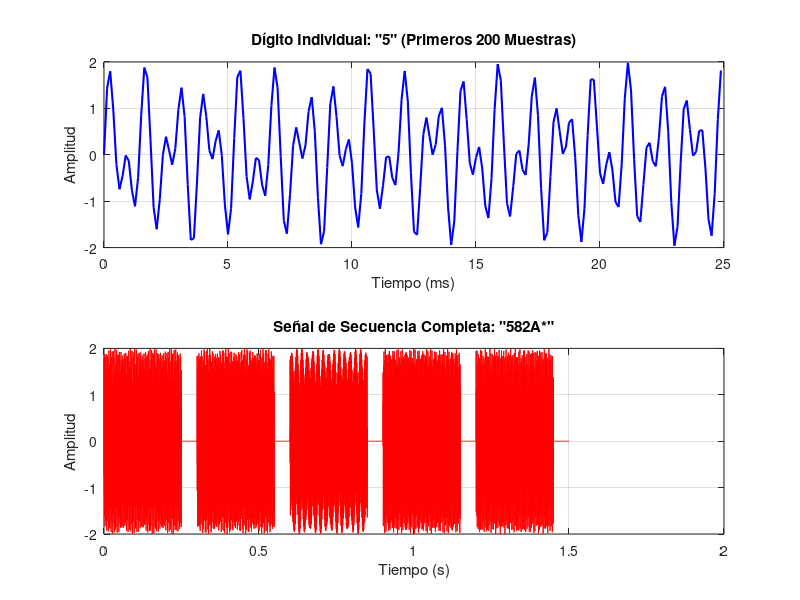
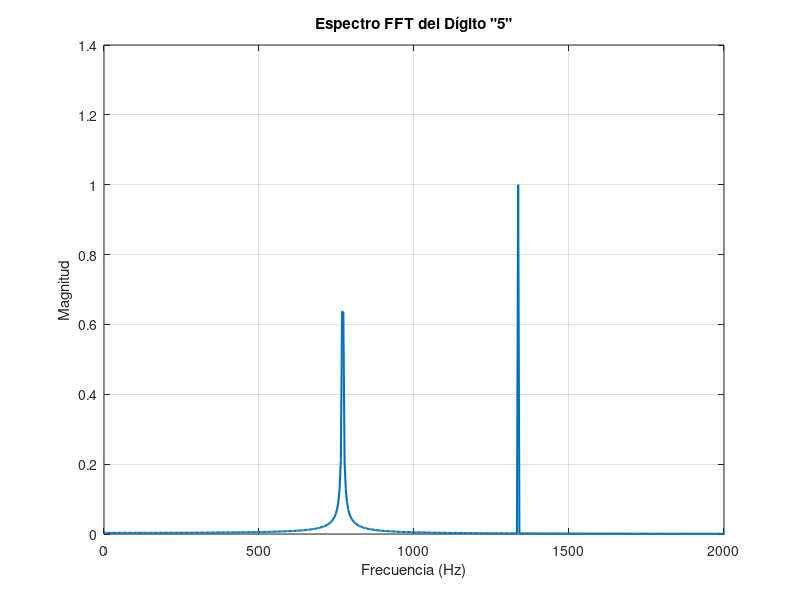

These figures' MATLAB source, in order: (Note: this script raises an error after producing the figures.)
%% SIMULACIÓN Y ANÁLISIS DE SEÑALES DTMF EN MATLAB
clear; clc; close all;

%% 1. PARÁMETROS GENERALES Y MAPEO DTMF
Fs = 8000;                  % Frecuencia de muestreo (8 kHz estándar telefónico)
duracion_tonos = 0.25;      % Duración estándar por tono (250 ms)
duracion_silencio = 0.05;   % Silencio entre tonos (50 ms)

% Frecuencias de grupo bajo y alto (Hz)
f_bajas = [697, 770, 852, 941];
f_altas = [1209, 1336, 1477, 1633];

% Matriz de dígitos
teclado = ['1','2','3','A';
           '4','5','6','B';
           '7','8','9','C';
           '*','0','#','D'];

% Cadena de prueba a simular
secuencia_marcado = '582A*';

%% 2. GENERACIÓN Y ANÁLISIS EN EL DOMINIO DEL TIEMPO Y FRECUENCIA
t_tono = 0:1/Fs:(duracion_tonos - 1/Fs);
t_silencio = 0:1/Fs:(duracion_silencio - 1/Fs);
silencio = zeros(size(t_silencio));

senal_completa = [];
digito_objetivo = '5'; % Dígito individual para análisis detallado
dtmf_objetivo = [];

for k = 1:length(secuencia_marcado)
    c = secuencia_marcado(k);
    [row, col] = find(teclado == c);
    f_L = f_bajas(row);
    f_H = f_altas(col);
    
    % Generar tono DTMF: x(t) = sin(2*pi*f_L*t) + sin(2*pi*f_H*t)
    tono = sin(2*pi*f_L*t_tono) + sin(2*pi*f_H*t_tono);
    
    if c == digito_objetivo
        dtmf_objetivo = tono;
        f_baja_real = f_L;
        f_alta_real = f_H;
    end
    
    senal_completa = [senal_completa, tono, silencio]; %#ok<AGROW>
end

% Reproducir y guardar archivo .wav
sound(dtmf_objetivo, Fs);
audiowrite('tono_dtmf_5.wav', dtmf_objetivo, Fs);
audiowrite('llamada_completa.wav', senal_completa, Fs);

% --- Graficación: Dominio del Tiempo ---
figure('Name', 'Señales en el Tiempo');
subplot(2,1,1);
plot(t_tono(1:200)*1000, dtmf_objetivo(1:200), 'b', 'LineWidth', 1.5);
title(['Dígito Individual: "', digito_objetivo, '" (Primeros 200 Muestras)']);
xlabel('Tiempo (ms)'); ylabel('Amplitud'); grid on;

t_total = (0:length(senal_completa)-1)/Fs;
subplot(2,1,2);
plot(t_total, senal_completa, 'r');
title(['Señal de Secuencia Completa: "', secuencia_marcado, '"']);
xlabel('Tiempo (s)'); ylabel('Amplitud'); grid on;

% --- Graficación: Análisis Espectral FFT ---
N = length(dtmf_objetivo);
fft_digito = abs(fft(dtmf_objetivo))/N;
f = (0:N-1)*(Fs/N);

% Tomar solo la primera mitad del espectro (hasta Fs/2)
f_mitad = f(1:floor(N/2));
espectro_mitad = 2 * fft_digito(1:floor(N/2));

figure('Name', 'Análisis Espectral (FFT)');
plot(f_mitad, espectro_mitad, 'LineWidth', 1.5);
xlim([0 2000]); xlabel('Frecuencia (Hz)'); ylabel('Magnitud');
title(['Espectro FFT del Dígito "', digito_objetivo, '"']); grid on;

% Detección de picos en FFT
[picos, locs] = findpeaks(espectro_mitad, f_mitad, 'MinPeakHeight', 0.5);
fprintf('--- RESULTADOS TEÓRICOS VS SIMULADOS (Dígito %s) ---\n', digito_objetivo);
fprintf('Frecuencia Baja Teórica: %.1f Hz | Detectada: %.1f Hz | Error: %.2f%%\n', ...
    f_baja_real, locs(1), abs(locs(1)-f_baja_real)/f_baja_real*100);
fprintf('Frecuencia Alta Teórica: %.1f Hz | Detectada: %.1f Hz | Error: %.2f%%\n\n', ...
    f_alta_real, locs(2), abs(locs(2)-f_alta_real)/f_alta_real*100);

%% 3. ADICIÓN DE RUIDO BLANCO (AWGN)
snr_niveles = [30, 20, 10, 0];
figure('Name', 'Efecto de Ruido AWGN en FFT');

for i = 1:length(snr_niveles)
    snr = snr_niveles(i);
    senal_ruido = awgn(dtmf_objetivo, snr, 'measured');
    
    fft_ruido = 2*abs(fft(senal_ruido))/N;
    
    subplot(2,2,i);
    plot(f_mitad, fft_ruido(1:floor(N/2)), 'k');
    xlim([500 1800]); grid on;
    title(['SNR = ', num2str(snr), ' dB']);
    xlabel('Frecuencia (Hz)'); ylabel('Magnitud');
end

%% 4. VARIACIÓN DE LA DURACIÓN DEL TONO Y RESOLUCIÓN ESPECTRAL
duraciones = [0.050, 0.100, 0.250, 0.500]; % 50ms, 100ms, 250ms, 500ms
figure('Name', 'Variación de Duración del Tono');

for k = 1:length(duraciones)
    dur = duraciones(k);
    t_var = 0:1/Fs:(dur - 1/Fs);
    tono_var = sin(2*pi*f_baja_real*t_var) + sin(2*pi*f_alta_real*t_var);
    
    N_v = length(tono_var);
    fft_v = 2*abs(fft(tono_var))/N_v;
    f_v = (0:N_v-1)*(Fs/N_v);
    
    subplot(2,2,k);
    plot(f_v(1:floor(N_v/2)), fft_v(1:floor(N_v/2)), 'b', 'LineWidth', 1.2);
    xlim([500 1800]); grid on;
    title(sprintf('Duración: %.0f ms (\\Deltaf = %.1f Hz)', dur*1000, 1/dur));
    xlabel('Frecuencia (Hz)'); ylabel('Magnitud');
end

%% 5. DECODIFICADOR AUTOMÁTICO DE DÍGITOS DTMF
fprintf('--- DECODIFICACIÓN AUTOMÁTICA DE LA SECUENCIA ---\n');
muestras_tono = length(t_tono);
muestras_silencio = length(t_silencio);
paso = muestras_tono + muestras_silencio;
num_digitos = length(secuencia_marcado);

for idx = 1:num_digitos
    inicio = (idx - 1) * paso + 1;
    fin = inicio + muestras_tono - 1;
    segmento = senal_completa(inicio:fin);
    
    % FFT del segmento
    N_seg = length(segmento);
    fft_seg = 2*abs(fft(segmento))/N_seg;
    f_seg = (0:N_seg-1)*(Fs/N_seg);
    
    % Filtrado del rango de búsqueda DTMF (600 Hz - 1600 Hz)
    idx_rango = find(f_seg >= 600 & f_seg <= 1700);
    f_sub = f_seg(idx_rango);
    fft_sub = fft_seg(idx_rango);
    
    % Identificar picos principales
    [~, locs_p] = findpeaks(fft_sub, f_sub, 'MinPeakHeight', 0.4, 'SortStr', 'descend');
    picos_det = sort(locs_p(1:2));
    
    f_L_det = picos_det(1);
    f_H_det = picos_det(2);
    
    % Identificar posición en la matriz DTMF por aproximación
    [~, r_idx] = min(abs(f_bajas - f_L_det));
    [~, c_idx] = min(abs(f_altas - f_H_det));
    digito_estimado = teclado(r_idx, c_idx);
    
    fprintf('Dígito %d: Teórico="%c" | Det=[%.1f Hz, %.1f Hz] | Estimado="%c"\n', ...
        idx, secuencia_marcado(idx), f_L_det, f_H_det, digito_estimado);
end

%% 6. SIMULACIÓN DE ATENUACIÓN DE LÍNEA (-6 dB, -12 dB, -20 dB)
atenuaciones_dB = [0, -6, -12, -20];
figure('Name', 'Efecto de Atenuación de Línea');

for a = 1:length(atenuaciones_dB)
    db = atenuaciones_dB(a);
    factor = 10^(db/20); % Conversión de dB a ganancia lineal
    dtmf_atenuado = dtmf_objetivo * factor;
    
    subplot(2,2,a);
    plot(t_tono*1000, dtmf_atenuado, 'r');
    ylim([-2.5 2.5]); grid on;
    title(['Atenuación: ', num2str(db), ' dB (Factor: ', num2str(factor, '%.3f'), ')']);
    xlabel('Tiempo (ms)'); ylabel('Amplitud');
end
